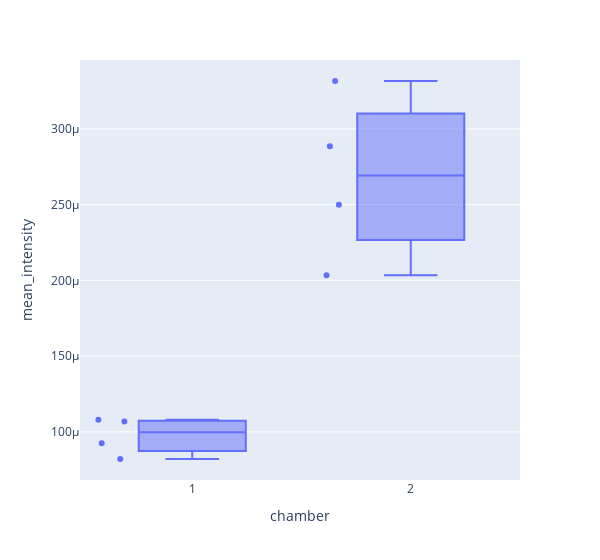

Source (notebook cell):
### Markdown cell above
Now plot the results of the agged version in a box or violin plot.

### Code cell
px.box(agged, x='chamber', y='mean_intensity', points='all', width=600)

### Figure 1 — Plotly figure (JSON) as saved in the notebook; plotly's stock layout.template omitted (floating-point values rounded to 4 significant figures)
{"data": [{"alignmentgroup": "True", "boxpoints": "all", "hovertemplate": "chamber=%{x}<br>mean_intensity=%{y}<extra></extra>", "legendgroup": "", "marker": {"color": "#636efa"}, "name": "", "notched": false, "offsetgroup": "", "orientation": "v", "showlegend": false, "type": "box", "x": ["1", "1", "1", "1", "2", "2", "2", "2"], "x0": " ", "xaxis": "x", "y": [0.0001079, 9.248e-05, 8.206e-05, 0.0001069, 0.0002499, 0.0002034, 0.0003316, 0.0002886], "y0": " ", "yaxis": "y"}], "layout": {"boxmode": "group", "legend": {"tracegroupgap": 0}, "margin": {"t": 60}, "width": 600, "xaxis": {"anchor": "y", "domain": [0, 1], "title": {"text": "chamber"}}, "yaxis": {"anchor": "x", "domain": [0, 1], "title": {"text": "mean_intensity"}}}}
